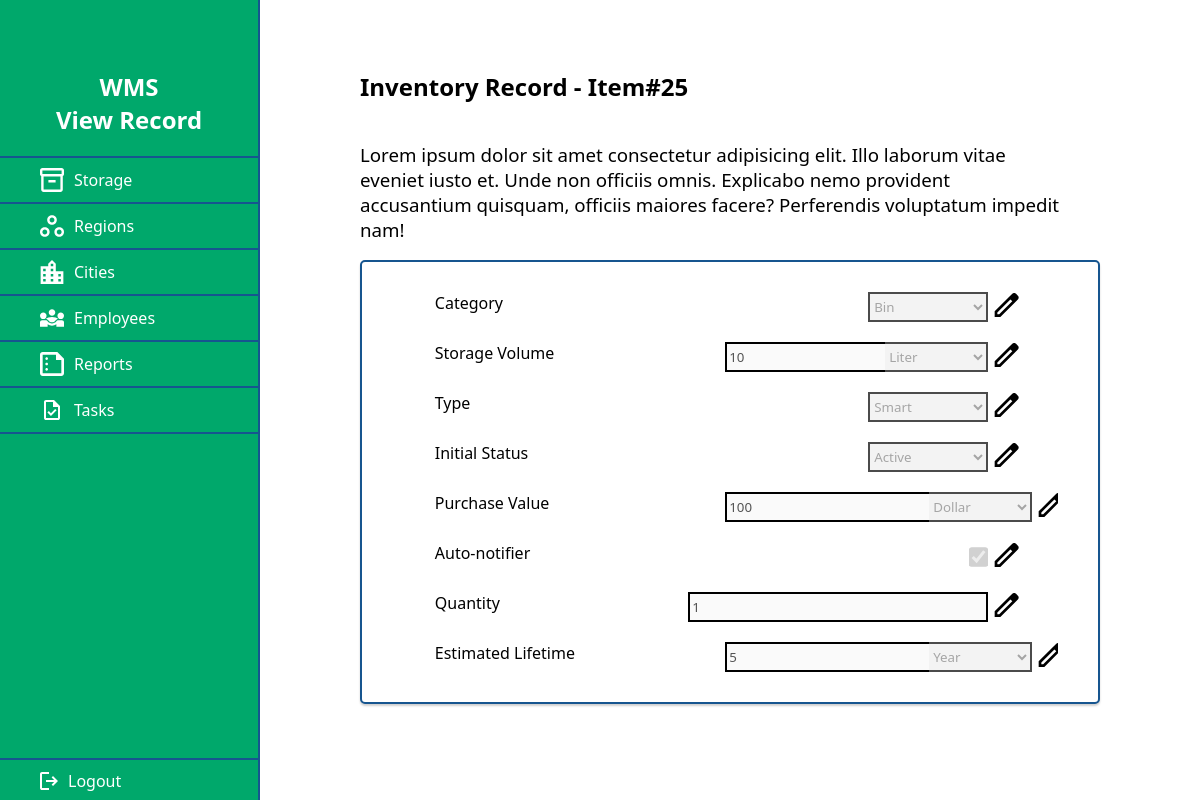
Page /view/storage/storage-view-record.php?id=25 (signed in) on the committed database.
### tables this page shows
CREATE TABLE `storage` (
  `id` int(11) NOT NULL,
  `category` varchar(100) NOT NULL,
  `volume` int(11) NOT NULL,
  `volume_unit` varchar(100) NOT NULL,
  `type` varchar(100) NOT NULL,
  `initial_status` varchar(100) NOT NULL,
  `value` int(11) NOT NULL,
  `value_unit` varchar(100) NOT NULL,
  `autonotifier` varchar(100) NOT NULL,
  `quantity` int(11) NOT NULL,
  `lifetime` int(11) NOT NULL,
  `lifetime_unit` varchar(100) NOT NULL,
  `temporary_storage` varchar(100) NOT NULL,
  `modification_date` date DEFAULT NULL
);

### controller/ControllerAuth.php (called while the page is built, shortened)
<?php
    class ControllerAuth
    {
        static function getRoot()
        {
            $isHTTPS = !empty($_SERVER['HTTPS']);
            $protocol = $isHTTPS ? 'https' : 'http';
            $host = $_SERVER['HTTP_HOST'];
            $root = $protocol . '://' . $host;
            return $root;
        }
    }
?>

### controller/ControllerStorage.php (called while the page is built, shortened)
<?php
class ControllerStorage
{
    private $entity;
    public function __construct()
    {
        $this->entity = new Storage();
    }
    public function getRecord($qs, $root)
    {
        $queryString = $qs;
        $queryArray = [];
        parse_str($queryString, $queryArray);
        $id = isset($queryArray['id']) ? $queryArray['id'] : "false";
        $isEdit = isset($queryArray['edit']) ? $queryArray['edit'] : "false";
        if (sizeof($queryArray) > 0 && $id != "false") {
            $record = $this->fetchRecord(intval($queryArray['id']))[0];
        }
        $record['isEdit'] = $isEdit;
        return $record;
    }
    private function fetchRecord($id)
    {
        $queryResult =  $this->entity->getById($id);
        if ($queryResult->num_rows > 0) {
            $fetchResult = $queryResult->fetch_all(MYSQLI_ASSOC);
            return $fetchResult;
        }
        return false;
    }
}

### model/Storage.php (called while the page is built, shortened)
<?php
class Storage
{
    private $db;
    private $table = 'storage';
    private $id = 'id';
    public function __construct()
    {
        $this->db = new Database();
    }
    public function getById($value)
    {
        try {
            $result = $this->db->queryRaw("SELECT * FROM $this->table WHERE $this->id = $value");
            return $result;
        } catch (Exception $e) {
            var_dump($e->getMessage());
            return $e;
        }
        return false;
    }
}

### database/index.php (called while the page is built, shortened)
<?php
class Database
{
    private $connection;
    public function __construct(String $username = Constants::DB_USER, String $password = Constants::DB_PASSWORD)
    {
        $this->connection = new mysqli(Constants::DB_HOST, $username, $password, Constants::DB_NAME);
    }
    public function queryRaw(String $query): mysqli_result|String
    {
        try {
            return $this->connection->query($query);
        } catch (Exception $e) {
            return $e->getMessage();
        }
    }
}
?>

### view/storage/storage-view-record.php (the view, shortened to what this page needs)
<?php
    $auth = new ControllerAuth();
    $controller = new ControllerStorage();
    $auth->checkAuth();
    $root = $auth->getRoot();
    $record = $controller->getRecord($_SERVER['QUERY_STRING'], $root);
    function checkIsEdit($record, $type = "disabled") {
        $output = ($record['isEdit'] == "false") ? $type : "";
        echo $output;
        return $output == "";
    };
    function editBtn($record, $id = "") {
        $btn = "
        <button class='change-loc' type='button' style='background-color: transparent; border: none;'>
            <svg width='25' height='24' viewBox='0 0 25 24' fill='none' xmlns='http://www.w3.org/2000/svg'>
                <path
                    d='M3.33341 21.3333H5.23342L18.2667 8.3L16.3667 6.4L3.33341 19.4333V21.3333ZM0.666748 24V18.3333L18.2667 0.766667C18.5334 0.522222 18.8279 0.333333 19.1501 0.2C19.4723 0.0666667 19.8112 0 20.1667 0C20.5223 0 20.8667 0.0666667 21.2001 0.2C21.5334 0.333333 21.8223 0.533333 22.0667 0.8L23.9001 2.66667C24.1667 2.91111 24.3612 3.2 24.4834 3.53333C24.6056 3.86667 24.6667 4.2 24.6667 4.53333C24.6667 4.88889 24.6056 5.22778 24.4834 5.55C24.3612 5.87222 24.1667 6.16667 23.9001 6.43333L6.33342 24H0.666748ZM17.3001 7.36667L16.3667 6.4L18.2667 8.3L17.3001 7.36667Z'
                    fill='black' />
            </svg>
        </button>";
        $output = $record['isEdit'] == "false" ? $btn : "";
        echo $output;
    }
    $setSelected = function ($propName, $result) use($record) {
        if (isset($record[$propName]) && $record[$propName] == $result) {
            echo "selected";
        }
    };
    $setValue = function ($propName) use($record) {
        if (isset($record[$propName])) {
            $res = $record[$propName];
            echo " value='$res'";
        }
    };
    $setChecked = function ($propName) use($record) {
        if (isset($record[$propName]) && $record[$propName] == "on") {
            echo " checked";
        }
    };
?>
<!DOCTYPE html>
<html lang="en">
    <head>
        <link rel="stylesheet" href="../../css/index.css">
    </head>
    <body>
        <?php include("../header.php"); ?>
        <main class="storage-main">
            <h2 class="storage-header">Inventory Record - Item#<?php echo $record['id']?></h2>
            <section class="storage-subheader-wrapper">
                <h3 class="storage-subheader" style="max-width: 700px; font-weight: 500;">Lorem ipsum dolor sit amet consectetur adipisicing elit. Illo laborum vitae eveniet iusto et. Unde non officiis omnis. Explicabo nemo provident accusantium quisquam, officiis maiores facere? Perferendis voluptatum impedit nam!</h3>
            </section>
            <section class="storage-form-wrapper">
                <form class="storage-form" id="storage-form" action="../../utils/submission.php" method="POST">
                    <div class="storage-form-lines-wrapper">
                        <div class="storage-form-line">
                            <label for="storage-category">Category</label>
                            <select name="storage-category" id="storage-category" style="width: 120px;" required <?php checkIsEdit($record) ?>>
                                <option value="bin" <?php $setSelected('category', 'bin')?>>Bin</option>
                            </select>
                            <?php editBtn($record) ?>
                        </div>
                        <div class="storage-form-line">
                            <label for="storage-volume">Storage Volume</label>
                            <div style="width: 300px; text-align: end; display: flex;">
                                <input name="storage-volume" id="storage-volume" type="number" min="1" max="4000" style="flex-grow: 1;" required <?php checkIsEdit($record); $setValue('volume'); ?>>
                                <select name="storage-volume-unit" id="storage-volume-unit" required <?php checkIsEdit($record) ?>>
                                    <option value="liter" <?php $setSelected('volume_unit', 'liter') ?>>Liter</option>
                                </select>
                            </div>
                        </div>
                        <div class="storage-form-line">
                            <label for="storage-type">Type</label>
                            <select name="storage-type" id="storage-type" style="width: 120px;" required <?php checkIsEdit($record) ?>>
                                <option value="smart" <?php $setSelected('type', 'smart') ?>>Smart</option>
                            </select>
                        </div>
                        <div class="storage-form-line">
                            <label for="storage-initial-status">Initial Status</label>
                            <select name="storage-initial-status" id="storage-initial-status" style="width: 120px;" required <?php checkIsEdit($record) ?>>
                                <option value="active" <?php $setSelected('initial_status', 'active') ?>>Active</option>
                            </select>
                        </div>
                        <div class="storage-form-line">
                            <label for="storage-value">Purchase Value</label>
                            <div style="width: 300px; text-align: end; display: flex;">
                                <input name="storage-value" id="storage-value" type="number" min="1" style="flex-grow: 1;" required <?php checkIsEdit($record); $setValue('value');  ?>>
                                <select name="storage-value-unit" id="storage-value-unit" required <?php checkIsEdit($record) ?>>
                                    <option <?php $setSelected('value_unit', 'dollar') ?> value="dollar">Dollar</option>
                                </select>
                            </div>
                        </div>
                        <div class="storage-form-line">
                            <label for="storage-notifier">Auto-notifier</label>
                            <input type="checkbox" name="storage-notifier" id="storage-notifier" <?php checkIsEdit($record); $setChecked('autonotifier');  ?>>
                        </div>
                        <div class="storage-form-line">
                            <label for="storage-quantity">Quantity</label>
                            <input type="number" min="1" name="storage-quantity" id="storage-quantity" style="width: 300px" required <?php checkIsEdit($record); $setValue('quantity');  ?>>
                        </div>
                        <div class="storage-form-line">
                            <label for="storage-estimated-lifetime">Estimated Lifetime</label>
                            <div style="width: 300px; text-align: end; display: flex;">
                                <input name="storage-estimated-lifetime" id="storage-estimated-lifetime" type="number" min="1" style="flex-grow: 1;" required <?php checkIsEdit($record); $setValue('lifetime'); ?>>
                                <select name="storage-estimated-lifetime-unit" id="storage-estimated-lifetime-unit" required <?php checkIsEdit($record) ?>>
                                    <option <?php $setSelected('lifetime_unit', 'year') ?> value="year">Year</option>
                                </select>
                            </div>
                        </div>
                    </div>
                </form>
            </section>
            <div style="width: 100%; padding-top: 20px; margin: auto;">
            </div>
        </main>
    </body>
</html>

### css/index.css (style rules this page uses)
:root { --light-blue: #0077b6; --dark-blue: #16558f; --white: #ffffff; --gray: #d9d9d9; --brown: #987654; --green: #00a86b; --red: #800020; --light-green: #77b600; --dark-green: #243700; }
* { box-sizing: border-box; font-family: "Segoe UI", Tahoma, Geneva, Verdana, sans-serif; }
html, body { padding: 0; margin: 0; background-color: var(--white); }
body { display: flex; }
main { flex-grow: 1; padding: 50px 20px; }
.storage-main { padding: 50px 100px 20px; }
.storage-subheader-wrapper { display: flex; flex-direction: row; align-items: center; justify-content: space-between; }
.storage-subheader { padding: 0; max-width: 400px; }
.storage-form-wrapper { background-color: var(--white); padding: 20px 40px; border: 2px solid var(--dark-blue); border-radius: 5px; box-shadow: 0px 2px 2px 0px rgba(99, 99, 99, 0.3); }
.storage-form { height: 400px; display: flex; flex-direction: column; justify-content: space-between; }
.storage-form-lines-wrapper { height: 70%; display: flex; flex-direction: column; justify-content: space-between; flex-grow: 1; overflow-y: scroll; overflow-x: hidden; }
.storage-form-line { margin: auto; padding: 10px 0; width: 90%; flex-grow: 1; display: flex; justify-content: space-between; }
.storage-form-line > label { flex-grow: 1; }
.storage-form-line input { border: 2px solid #000; }
.storage-form-line div input { border-right: none; }
.storage-form-line select { border: 2px solid #000; }
.storage-form-line div select { border: 2px solid #000; border-left: none; }
.storage-form-line input[type="checkbox"] { transform: scale(1.5); }

### rows in the picture
storage: id "25", storage-category "Bin", storage-volume "10", storage-volume-unit "Liter", storage-type "Smart", storage-initial-status "Active", storage-value "100", storage-value-unit "Dollar", autonotifier "☑", storage-quantity "1", storage-estimated-lifetime "5", storage-estimated-lifetime-unit "Year"

### other values in the picture
$header "View Record"
